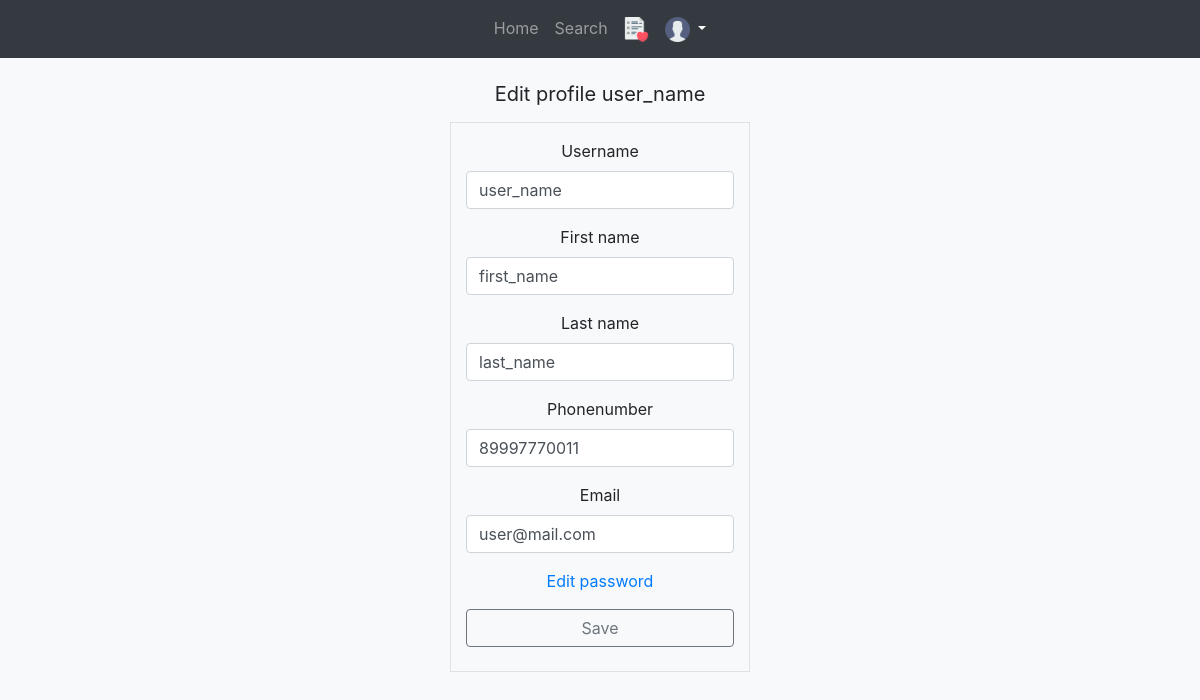
The page /user/edit-profile (signed in) on the database its author committed.
### app/models.py (models this page shows, shortened)
class User(db.Model, UserMixin):
    __tablename__ = 'User'
    id = db.Column(db.Integer, primary_key=True)
    role_id = db.Column(db.Integer, db.ForeignKey('Role.id'), nullable=False)
    user_name = db.Column(db.String(80), nullable=False)
    email = db.Column(db.String(80), nullable=False)
    first_name = db.Column(db.String(80), nullable=False)
    last_name = db.Column(db.String(80), nullable=False)
    phonenumber = db.Column(db.String(80), nullable=False)
    password_hash = db.Column(db.String(128), nullable=False)
    created = db.Column(db.DateTime(), default=datetime.utcnow)
    updated = db.Column(db.DateTime(), default=datetime.utcnow, onupdate=datetime.utcnow)
    @property
    def password(self):
        raise AttributeError('password is not a readable attribute')
    def is_administrator(self):
        if self.role_id == Role.query.filter_by(privilege=True).first().id:
            return True
        else:
            return False

### app/user.py (the view, shortened to what this page needs)
@blueprint_user.route('/edit-profile', methods=['GET', 'POST'])
@login_required
def edit_profile():
    name = current_user.user_name
    form = EditProfileForm()
    form.user_name.data = current_user.user_name
    form.email.data = current_user.email
    form.first_name.data = current_user.first_name
    form.last_name.data = current_user.last_name
    form.phonenumber.data = current_user.phonenumber
    return render_template('user/edit_profile.html',
                           title="Edit profile",
                           form=form,
                           name=name)

### app/forms.py
class EditProfileForm(FlaskForm):
    user_name = StringField('Username',
                            validators=[DataRequired(),
                            Length(min=3, max=64),
                            Regexp('^[A-Za-z][A-Za-z0-9_.]*$', 0,
                                   'Usernames must have only letters, numbers, dots or underscores')])
    email = EmailField('Email',
                       validators=[DataRequired(), Email(), Length(min=3, max=64)])
    first_name = StringField('First name', validators=[DataRequired(), Length(min=3, max=64)])
    last_name = StringField('Last name', validators=[DataRequired(), Length(min=3, max=64)])
    phonenumber = StringField('Phonenumber',
                              validators=[DataRequired(),
                              Length(min=10, max=12),
                              Regexp('[0-9]', 0, 'Phonenumber must have only numbers')])
    submit = SubmitField('Save')
    def __init__(self, *args, **kwargs):
        super(EditProfileForm, self).__init__(*args, **kwargs)

### app/models.py (called while the page is built)
@login.user_loader
def user_loader(user_id):
    user = User.query.get(int(user_id))
    if user is None:
        return
    return user

### app/templates/user/edit_profile.html (shortened to what this page needs)
{% extends 'base.html' %}
{% block USERPAGE %} active {% endblock %}
{% block page_content %}
<br>
<h1 class="h5 mb-3 font-weight-normal">Edit profile {{name}}</h1>
<div class="container col-3 border">
  <form class="form-edit" method="POST" action={{ url_for('blueprint_user.edit_profile') }} novalidate>
    <div class="mb-3 pt-3">
      {{ form.user_name.label }}
      {{ form.user_name(class="form-control forms-inputs", placeholder="Username") }}
    </div>
    <div class="mb-3">
      {{ form.first_name.label }}
      {{ form.first_name(class="form-control forms-inputs", placeholder="First name") }}
    </div>
    <div class="mb-3">
      {{ form.last_name.label }}
      {{ form.last_name(class="form-control forms-inputs", placeholder="Last name") }}
    </div>
    <div class="mb-3">
      {{ form.phonenumber.label }}
      {{ form.phonenumber(class="form-control forms-inputs", placeholder="Phonenumber") }}
    </div>
    <div class="mb-3">
      {{ form.email.label }}
      {{ form.email(class="form-control forms-inputs", placeholder="Email") }}
    </div>
    <div class="mb-3">
      <a  href={{ url_for('blueprint_user.reset_password') }}>Edit password</a>
    </div>
    <div align="right">
      {{ form.submit(class="btn btn-outline-secondary btn-block") }}
    </div>
    <br>
  </form>
</div>
{% endblock %}

### rows shown on the page
User: user_name "user_name", first_name "first_name", last_name "last_name", phonenumber "89997770011", email "user@mail.com"
